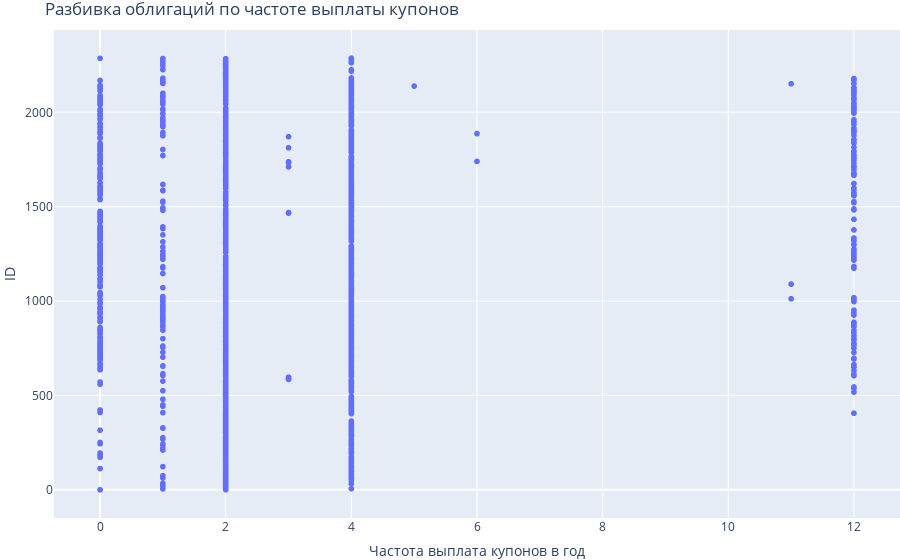

Notebook cell for this chart:
### Code cell
# строим график №4
fig = px.scatter(bond[['COUPONFREQUENCY']], x = 'COUPONFREQUENCY')
fig.update_layout(legend_orientation="h",
                  legend=dict(x=.5, xanchor="center"),
                  title="Разбивка облигаций по частоте выплаты купонов",
                  xaxis_title="Частота выплата купонов в год",
                  yaxis_title="ID",
                  margin=dict(l=0, r=0, t=30, b=0))
fig.show()

### Figure 1 — Plotly figure (JSON) as saved in the notebook; plotly's stock layout.template omitted (floating-point values rounded to 4 significant figures; data arrays with more than 128 entries replaced by an {"elided": "..."} marker saying what was removed)
{"data": [{"hovertemplate": "COUPONFREQUENCY=%{x}<br>index=%{y}<extra></extra>", "legendgroup": "", "marker": {"color": "#636efa", "symbol": "circle"}, "mode": "markers", "name": "", "showlegend": false, "type": "scattergl", "x": {"elided": "2288 int values"}, "xaxis": "x", "y": {"elided": "2288 int values"}, "yaxis": "y"}], "layout": {"legend": {"orientation": "h", "tracegroupgap": 0, "x": 0.5, "xanchor": "center"}, "margin": {"b": 0, "l": 0, "r": 0, "t": 30}, "title": {"text": "Разбивка облигаций по частоте выплаты купонов"}, "xaxis": {"anchor": "y", "domain": [0, 1], "title": {"text": "Частота выплата купонов в год"}}, "yaxis": {"anchor": "x", "domain": [0, 1], "title": {"text": "ID"}}}}
